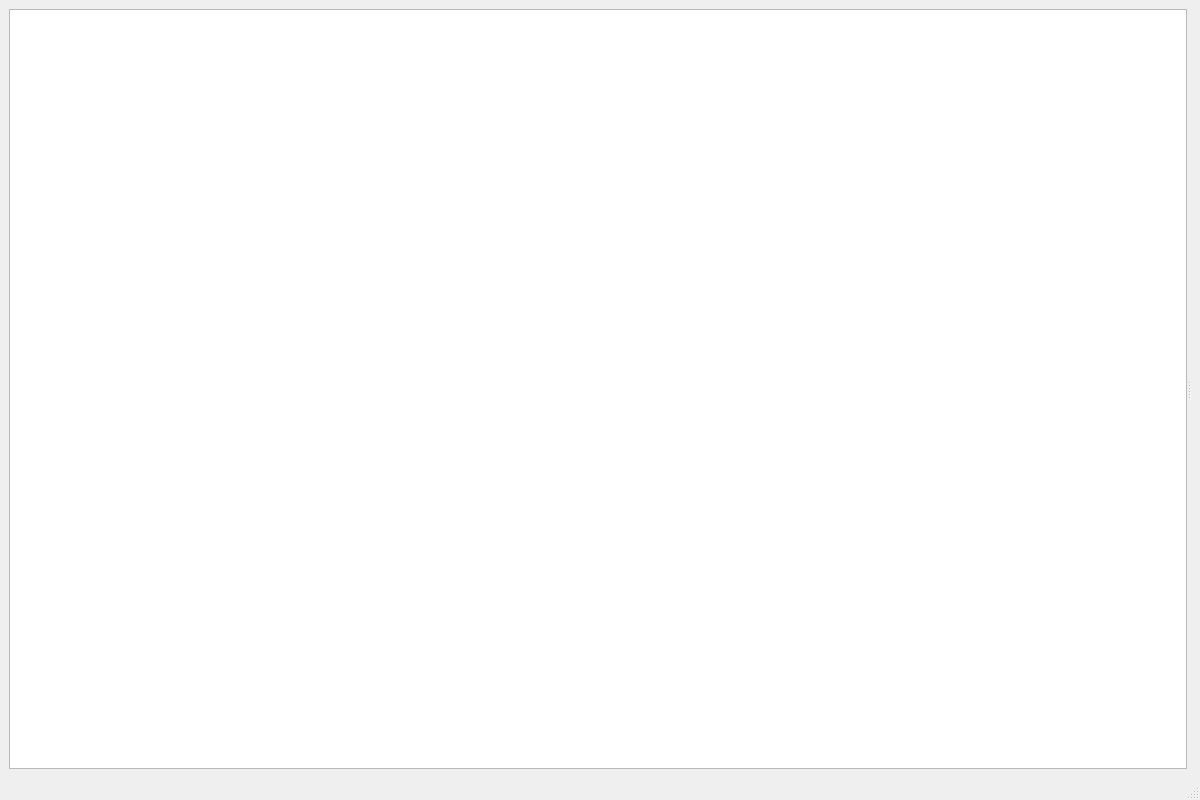
<?xml version="1.0" encoding="UTF-8"?>
<ui version="4.0">
 <class>MainWindow</class>
 <widget class="QMainWindow" name="MainWindow">
  <property name="geometry">
   <rect>
    <x>0</x>
    <y>0</y>
    <width>1200</width>
    <height>800</height>
   </rect>
  </property>
  <property name="windowTitle">
   <string>Cute Dev ToolBox</string>
  </property>
  <property name="locale">
   <locale language="English" country="UnitedStates"/>
  </property>
  <widget class="QWidget" name="centralwidget">
   <layout class="QHBoxLayout" name="horizontalLayout">
    <item>
     <widget class="QSplitter" name="splitter">
      <property name="orientation">
       <enum>Qt::Orientation::Horizontal</enum>
      </property>
      <widget class="QListWidget" name="listWidget">
       <property name="editTriggers">
        <set>QAbstractItemView::EditTrigger::NoEditTriggers</set>
       </property>
      </widget>
      <widget class="QStackedWidget" name="stackedWidget">
       <widget class="HTMLCoderDecoderWidget" name="htmlCoderDecoder"/>
       <widget class="JsonFormatterWidget" name="jsonFormatter"/>
       <widget class="SQLFormatterWidget" name="sqlFormatter"/>
       <widget class="XMLFormatterWidget" name="xmlFormatter"/>
       <widget class="HTMLFormatterWidget" name="htmlFormatter"/>
       <widget class="HashWidget" name="hashChecker"/>
       <widget class="LoremIpsumGenerator" name="loremIpsumGenerator"/>
       <widget class="UUIDGeneratorWidget" name="uuidGenerator"/>
       <widget class="RandomTextGeneratorWidget" name="randomTextGenerator"/>
       <widget class="QrCodeGenerator" name="qrCodeGenerator"/>
       <widget class="RegexWidget" name="regexWidget"/>
       <widget class="TextDiffWidget" name="textDiff"/>
       <widget class="MarkdownWidget" name="markdownWidget"/>
       <widget class="XMLSchemeValidatorWidget" name="xmlSchemeValidator"/>
       <widget class="JSONSchemaValidatorWidget" name="jsonSchemaValidator"/>
      </widget>
     </widget>
    </item>
   </layout>
  </widget>
  <widget class="QMenuBar" name="menubar">
   <property name="geometry">
    <rect>
     <x>0</x>
     <y>0</y>
     <width>1200</width>
     <height>23</height>
    </rect>
   </property>
  </widget>
  <widget class="QStatusBar" name="statusbar"/>
 </widget>
 <customwidgets>
  <customwidget>
   <class>JsonFormatterWidget</class>
   <extends>QWidget</extends>
   <header>jsonformatterwidget.h</header>
   <container>1</container>
  </customwidget>
  <customwidget>
   <class>SQLFormatterWidget</class>
   <extends>QWidget</extends>
   <header>sqlformatterwidget.h</header>
   <container>1</container>
  </customwidget>
  <customwidget>
   <class>XMLFormatterWidget</class>
   <extends>QWidget</extends>
   <header>xmlformatterwidget.h</header>
   <container>1</container>
  </customwidget>
  <customwidget>
   <class>HTMLFormatterWidget</class>
   <extends>QWidget</extends>
   <header>htmlformatterwidget.h</header>
   <container>1</container>
  </customwidget>
  <customwidget>
   <class>HashWidget</class>
   <extends>QWidget</extends>
   <header>hashwidget.h</header>
   <container>1</container>
  </customwidget>
  <customwidget>
   <class>LoremIpsumGenerator</class>
   <extends>QWidget</extends>
   <header>loremipsumgenerator.h</header>
   <container>1</container>
  </customwidget>
  <customwidget>
   <class>UUIDGeneratorWidget</class>
   <extends>QWidget</extends>
   <header>uuidgeneratorwidget.h</header>
   <container>1</container>
  </customwidget>
  <customwidget>
   <class>RandomTextGeneratorWidget</class>
   <extends>QWidget</extends>
   <header>randomtextgeneratorwidget.h</header>
   <container>1</container>
  </customwidget>
  <customwidget>
   <class>QrCodeGenerator</class>
   <extends>QWidget</extends>
   <header>qrcodegenerator.h</header>
   <container>1</container>
  </customwidget>
  <customwidget>
   <class>RegexWidget</class>
   <extends>QWidget</extends>
   <header>regexwidget.h</header>
   <container>1</container>
  </customwidget>
  <customwidget>
   <class>TextDiffWidget</class>
   <extends>QWidget</extends>
   <header>textdiffwidget.h</header>
   <container>1</container>
  </customwidget>
  <customwidget>
   <class>MarkdownWidget</class>
   <extends>QWidget</extends>
   <header>markdownwidget.h</header>
   <container>1</container>
  </customwidget>
  <customwidget>
   <class>XMLSchemeValidatorWidget</class>
   <extends>QWidget</extends>
   <header>xmlschemevalidatorwidget.h</header>
   <container>1</container>
  </customwidget>
  <customwidget>
   <class>JSONSchemaValidatorWidget</class>
   <extends>QWidget</extends>
   <header>jsonschemavalidatorwidget.h</header>
   <container>1</container>
  </customwidget>
  <customwidget>
   <class>HTMLCoderDecoderWidget</class>
   <extends>QWidget</extends>
   <header>htmlcoderdecoderwidget.h</header>
   <container>1</container>
  </customwidget>
 </customwidgets>
 <resources/>
 <connections/>
</ui>
